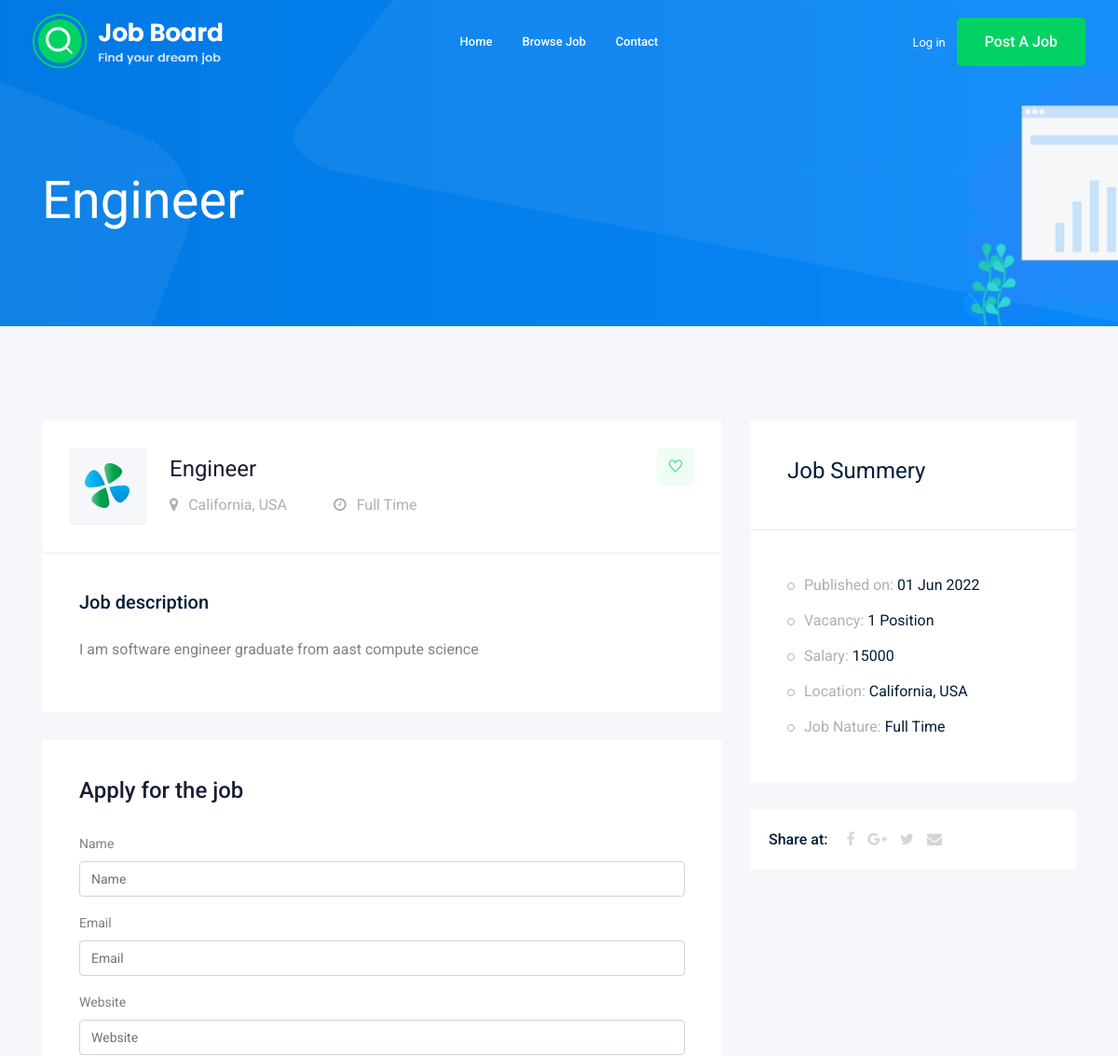
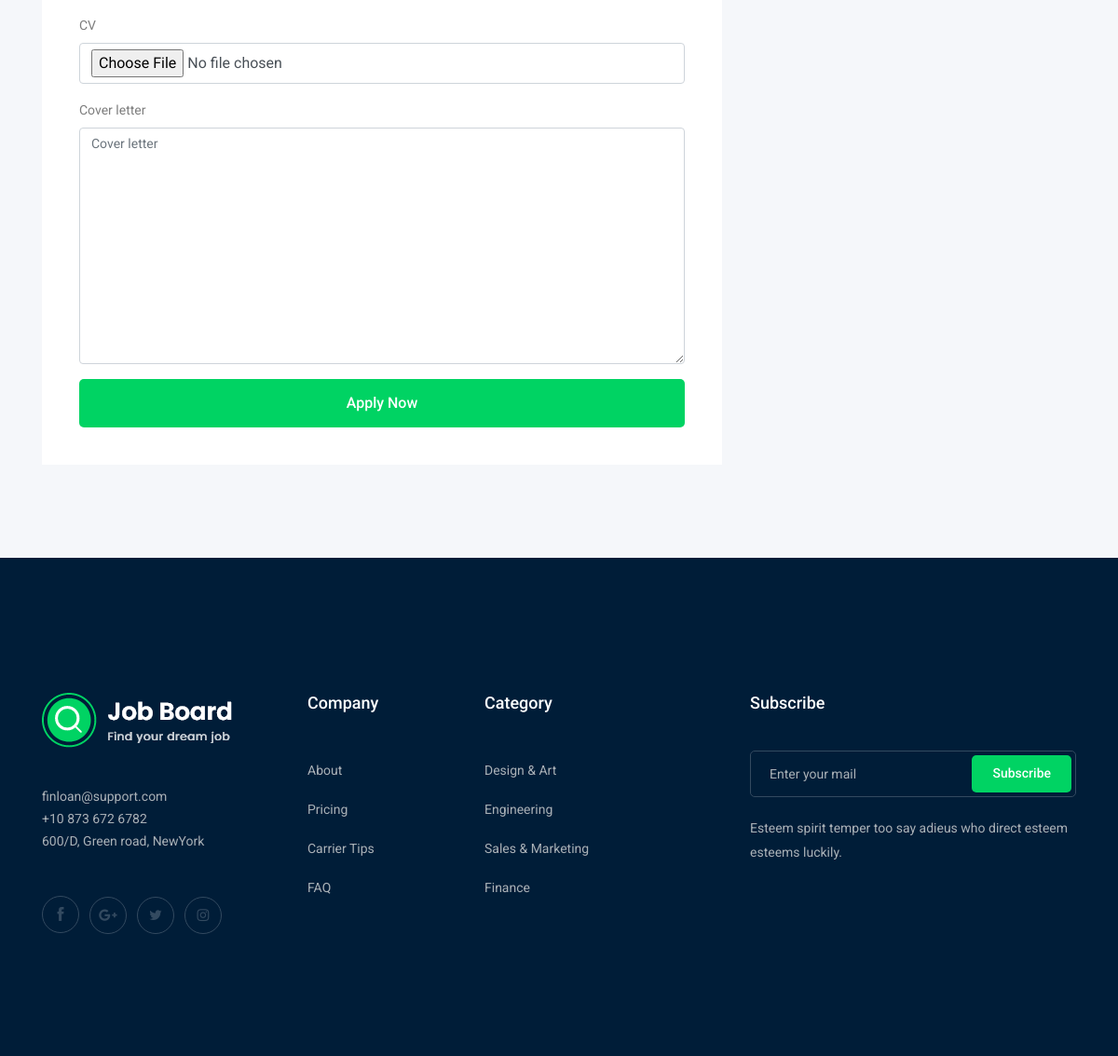
Page /jobs/engineer on the committed database (2 pictures, top to bottom).
### job/models.py (models this page shows, shortened)
class Job(models.Model):  # class equal thing in DB is table   # انشأنا  جدول في الداتابيز اسمه Job
    owner = models.ForeignKey(User, related_name='job_owner', on_delete=models.CASCADE) # column   # وانشأنا تحته عمود اسمه titl
    title = models.CharField(max_length=100)
    job_type = models.CharField(max_length=15, choices=JOB_TYPE) #job_type is Full Time or Part Time
    description = models.TextField(max_length=10000) #use textfield cause 1000 lenght (more words used)
    published_at = models.DateTimeField(auto_now=False) #use datefield cause published at some date
    vacancy = models.IntegerField(default=1) #IntegerField اي حاجة بارقام نستخدم ال
    salary = models.IntegerField(default=0) #دي بتعني عدد البوزيشنس المتاحة
    category = models.ForeignKey('category', on_delete=models.CASCADE) # 'category' with single cote cause class category came after and python work step by step
    experience = models.IntegerField(default=1)# لما يكون 0 نسيب اليوزر يفرض المرتب اللي هو عاوزه انما ال 1 انت اللي بتفرض الرقم زي انك عاوز موظف خبرة 5 سنين
    image = models.ImageField(upload_to = image_upload)
    slug = models.SlugField(blank=True, null=True)
    def __str__(self):
        return self.title  # هنا رجع التايتيل علشان يعرف يسمي اسم الوظيفة زي ما هو عاوز

### job/views.py (the view)
# urls.py: path('<str:slug>', views.job_detail, name='job_detail'),
def job_detail(request, slug):
    job_detail = Job.objects.get(slug=slug)  # نرجع وظيفة واحدة
    if request.method == 'POST':
        form = ApplyForm(request.POST, request.FILES)
        if form.is_valid():
            myform = form.save(commit=False)
            myform.job = job_detail
            myform.save()
            print('done')
    else:
        form = ApplyForm()
    context = {'job': job_detail, 'form':form}
    return render(request,'job/job_detail.html', context)

### job/form.py
class ApplyForm(forms.ModelForm):
    class Meta:
        model = Apply
        fields = ['name', 'email', 'website', 'CV', 'cover_letter']

### job/templates/job/job_detail.html (shortened to what this page needs)
{% extends 'base.html' %} {% load bootstrap4 %} {%block body%}
<div class="bradcam_area bradcam_bg_1">
	<div class="container">
		<div class="row">
			<div class="col-xl-12">
				<div class="bradcam_text">
					<h3>{{job}}</h3>
				</div>
			</div>
		</div>
	</div>
</div>
<div class="job_details_area">
	<div class="container">
		<div class="row">
			<div class="col-lg-8">
				<div class="job_details_header">
					<div class="single_jobs white-bg d-flex justify-content-between">
						<div class="jobs_left d-flex align-items-center">
							<div class="thumb">
								<img src="img/svg_icon/1.svg" alt="" />
							</div>
							<div class="jobs_conetent">
								<a href="#">
									<h4>{{job}}</h4>
								</a>
								<div class="links_locat d-flex align-items-center">
									<div class="location">
										<p>
											<i class="fa fa-map-marker"></i>
											California, USA
										</p>
									</div>
									<div class="location">
										<p>
											<i class="fa fa-clock-o"></i>
											{{job.job_type}}
										</p>
									</div>
								</div>
							</div>
						</div>
						<div class="jobs_right">
							<div class="apply_now">
								<a class="heart_mark" href="#"><i class="ti-heart"></i></a>
							</div>
						</div>
					</div>
				</div>
				<div class="descript_wrap white-bg">
					<div class="single_wrap">
						<h4>Job description</h4>
						<p>{{job.description}}</p>
					</div>
				</div>
				<div class="apply_job_form white-bg">
					<h4>Apply for the job</h4>
					<form method="POST" enctype="multipart/form-data">
						{% csrf_token %} {% bootstrap_form form %} {% buttons %}
						<button class="boxed-btn3 w-100" type="submit">Apply Now</button>
						{% endbuttons %}
					</form>
				</div>
			</div>
			<div class="col-lg-4">
				<div class="job_sumary">
					<div class="summery_header">
						<h3>Job Summery</h3>
					</div>
					<div class="job_content">
						<ul>
							<li>
								Published on:
								<span>{{job.published_at | date:'d M o'}}</span>
							</li>
							<li>
								Vacancy:
								<span>{{job.vacancy}} Position</span>
							</li>
							<li>
								Salary:
								<span>{{job.salary}}</span>
							</li>
							<li>
								Location:
								<span>California, USA</span>
							</li>
							<li>
								Job Nature:
								<span>{{job.job_type}}</span>
							</li>
						</ul>
					</div>
				</div>
				<div class="share_wrap d-flex">
					<span>Share at:</span>
					<ul>
						<li>
							<a href="#"><i class="fa fa-facebook"></i></a>
						</li>
						<li>
							<a href="#"><i class="fa fa-google-plus"></i></a>
						</li>
						<li>
							<a href="#"><i class="fa fa-twitter"></i></a>
						</li>
						<li>
							<a href="#"><i class="fa fa-envelope"></i></a>
						</li>
					</ul>
				</div>
				<div class="job_location_wrap">
					<div class="job_lok_inner">
						<div id="map" style="height: 200px"></div>
					</div>
				</div>
			</div>
		</div>
	</div>
</div>
{%endblock body%}

### rows in the picture
Job: title "Engineer", job_type "Full Time", description "I am software engineer graduate from aast compute science", published_at "01 Jun 2022", vacancy "1", salary "15000"
